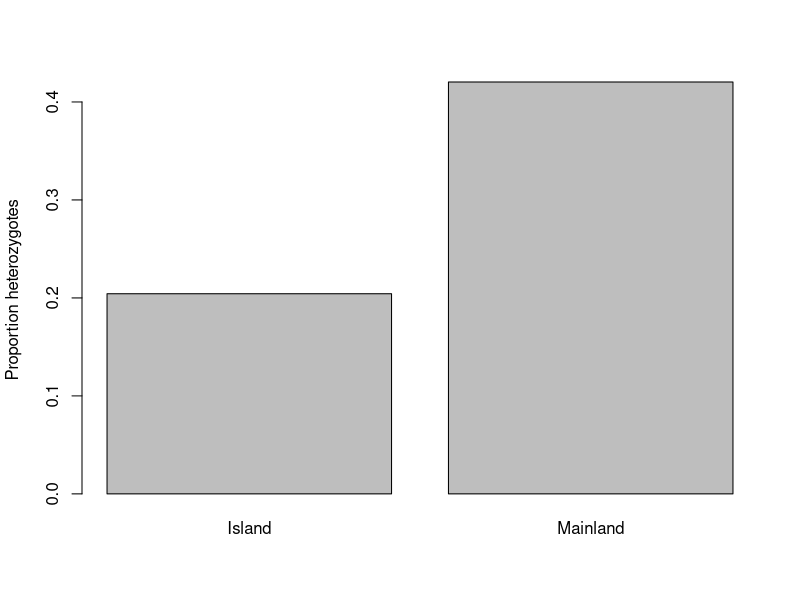

The R source for this figure:
## ---- chunk 1
dd <- read.csv("Data/Microsat_data.csv")
## ---- chunk 2
head(dd)
str(dd)
## ---- chunk 3
dd <- read.csv("Data/Microsat_data.csv",as.is = T)
str(dd)
## ---- chunk 4
dd$Pop
## ---- chunk 5
# Get the data for the first individual and have a look at it
ind1 <- dd[1,]
ind1

# Now ask whether Allele 1 and Allele 2 are identical
ind1$Allele_1 == ind1$Allele_2

## ---- chunk 6

dd$Allele_1 == dd$Allele_2

## ---- chunk 7

#Add a Heterozygosity column
dd$Het <- ifelse(dd$Allele_1 == dd$Allele_2,"Homozygote","Heterozygote")

#Check that it's worked
head(dd)

## ---- chunk 8
table(dd$Het) #Number of each genotype
table(dd$Pop) #Number of individuals in each population
table(dd$Het,dd$Pop) #Both combined

## ---- chunk 9
#Get the number of heterozygotes and the sample size for each population
het_counts <- table(dd$Het,dd$Pop)["Heterozygote",] #pulls out the heterozygote row
samplesizes <- table(dd$Pop) #Calculate sample sizes

#Now divide the two together
het_freqs <- het_counts/samplesizes
het_freqs
## ---- chunk 10
barplot(het_freqs,ylab = "Proportion heterozygotes")
## ---- chunk 11
chisq.test(dd$Het,dd$Pop)
